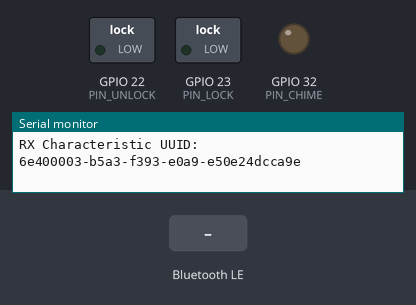
This sketch was run on a simulated ESP32. On the bench: switched loads named in the sketch (green lamp = pin HIGH), output pins drawn as LEDs (lit = HIGH), the last lines printed to the serial monitor. The test bench sets the inputs (shaded band). Nothing arrives over Bluetooth unless stated; a phone connects over Bluetooth LE 3 s after start.

Above: at 2.7 s.
2.8 s: Bluetooth LE write "CMD=LOCK" received
At 3.8 s:
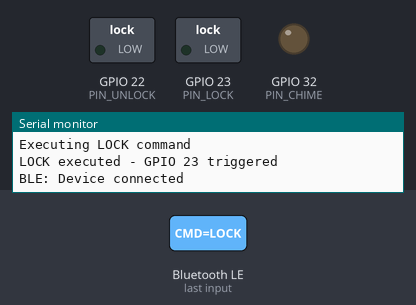
4.3 s: Bluetooth LE write "LOCK" received
At 5.0 s:
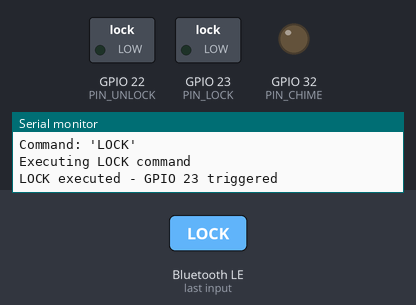
Timing chart, 0 to 7.3 s (numbered marks = the images above; inputs shaded):
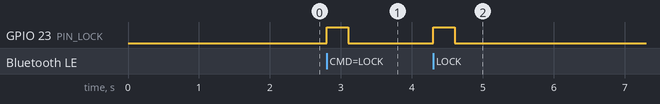

The sketch:

esp32_code.ino
```cpp
#include <BLEServer.h>
#include <BLE2902.h>

// UUID usluge i UUID vrijednosti karakteristika (isti kao i u mobilnoj aplikaciji)
#define SERVICE_UUID        "6e400001-b5a3-f393-e0a9-e50e24dcca9e"
#define CHARACTERISTIC_TX_UUID "6e400002-b5a3-f393-e0a9-e50e24dcca9e"
#define CHARACTERISTIC_RX_UUID "6e400003-b5a3-f393-e0a9-e50e24dcca9e"

// GPIO nožice
#define PIN_LOCK    23 // zelena žica
#define PIN_UNLOCK  22 // smeđa žica
#define PIN_CHIME   32 // bijela žica

BLECharacteristic *pCharacteristicTX;
BLECharacteristic *pCharacteristicRX;
bool deviceConnected = false;

class MyServerCallbacks: public BLEServerCallbacks {
    void onConnect(BLEServer* pServer) {
      deviceConnected = true;
      Serial.println("BLE: Device connected");
    }

    void onDisconnect(BLEServer* pServer) {
      deviceConnected = false;
      Serial.println("BLE: Device disconnected");

      pServer->startAdvertising();
      Serial.println("BLE: Advertising restarted");
    }
};

class MyCallbacks: public BLECharacteristicCallbacks {
    void onWrite(BLECharacteristic *pCharacteristic) {
      String value = pCharacteristic->getValue();

      if (value.length() > 0) {
        Serial.print("BLE RX: ");
        Serial.println(value);

        // Uklanjanje bjelina
        value.trim();

        Serial.print("Command: '");
        Serial.print(value);
        Serial.println("'");

        // Upravljanje naredbama
        if (value == "HELLO") {
          Serial.println("HELLO received - connection working!");
        }
        else if (value == "CMD=LOCK" || value == "LOCK") {
          Serial.println("Executing LOCK command");
          digitalWrite(PIN_LOCK, HIGH);
          delay(300);
          digitalWrite(PIN_LOCK, LOW);
          Serial.println("LOCK executed - GPIO 23 triggered");
        }
        else if (value == "CMD=UNLOCK" || value == "UNLOCK") {
          Serial.println("Executing UNLOCK command");
          digitalWrite(PIN_UNLOCK, HIGH);
          delay(300);
          digitalWrite(PIN_UNLOCK, LOW);
          Serial.println("UNLOCK executed - GPIO 22 triggered");
        }
        else if (value == "CMD=CHIME" || value == "CHIME") {
          Serial.println("Executing CHIME command");
          digitalWrite(PIN_CHIME, HIGH);
          delay(333);
          digitalWrite(PIN_CHIME, LOW);
          Serial.println("CHIME executed - GPIO 32 triggered for 333ms");
        }
        else if (value == "MODE=PARK") {
          Serial.println("Mode set to PARK");
        }
        else if (value == "MODE=DRIVE") {
          Serial.println("Mode set to DRIVE");
        }
        else if (value.startsWith("SET=AUTOLOCK")) {
          // Parsiranje brzine za automatsko zaključavanje
          int speedIndex = value.indexOf("SPD=");
          if (speedIndex != -1) {
            String speedStr = value.substring(speedIndex + 4);
            int speedValue = speedStr.toInt();
            Serial.print("Auto-lock speed set to: ");
            Serial.println(speedValue);
          }
        }
        else if (value.startsWith("SET=CHIME")) {
          // Parsiranje brzine za aktivaciju zvonca
          int speedIndex = value.indexOf("SPD=");
          if (speedIndex != -1) {
            String speedStr = value.substring(speedIndex + 4);
            int speedValue = speedStr.toInt();
            Serial.print("Chime speed set to: ");
            Serial.println(speedValue);
          }
        }
        else {
          Serial.print("Unknown command: ");
          Serial.println(value);
        }
      }
    }
};

void setup() {
  Serial.begin(115200);
  Serial.println("ESP32 BLE Car Controller Starting...");

  // Postavljanje GPIO nožica
  pinMode(PIN_LOCK, OUTPUT);
  pinMode(PIN_UNLOCK, OUTPUT);
  pinMode(PIN_CHIME, OUTPUT);

  // Inicijalizacija nožica u nisko stanje
  digitalWrite(PIN_LOCK, LOW);
  digitalWrite(PIN_UNLOCK, LOW);
  digitalWrite(PIN_CHIME, LOW);

  // Stvaranje BLE uređaja
  BLEDevice::init("ESP32-CarKey");

  // Stvaranje BLE poslužitelja
  BLEServer *pServer = BLEDevice::createServer();
  pServer->setCallbacks(new MyServerCallbacks());

  // Stvaranje BLE usluge
  BLEService *pService = pServer->createService(SERVICE_UUID);

  // Stvaranje TX karakteristike
  pCharacteristicTX = pService->createCharacteristic(
                      CHARACTERISTIC_TX_UUID,
                      BLECharacteristic::PROPERTY_NOTIFY
                    );
  pCharacteristicTX->addDescriptor(new BLE2902());

  // Stvaranje RX karakteristike
  pCharacteristicRX = pService->createCharacteristic(
                      CHARACTERISTIC_RX_UUID,
                      BLECharacteristic::PROPERTY_WRITE
                    );
  pCharacteristicRX->setCallbacks(new MyCallbacks());

  // Pokretanje usluge
  pService->start();

  // Pokretanje emitiranja
  BLEAdvertising *pAdvertising = BLEDevice::getAdvertising();
  pAdvertising->addServiceUUID(SERVICE_UUID);
  pAdvertising->setScanResponse(true);
  pAdvertising->setMinPreferred(0x06);
  pAdvertising->setMinPreferred(0x12);

  BLEDevice::startAdvertising();
  Serial.println("BLE: Advertising started. Waiting for connection...");
  Serial.println("Device name: ESP32-CarKey");
  Serial.print("Service UUID: ");
  Serial.println(SERVICE_UUID);
  Serial.print("RX Characteristic UUID: ");
  Serial.println(CHARACTERISTIC_RX_UUID);
}

void loop() {
  // Nepotrebno, sve je obrađeno unutar povratnih poziva BLE
  delay(1000);
}
```

Measured:
- after the input at 2.8 s, GPIO 23 (PIN_LOCK): LOW → HIGH at once, → LOW 0.30 s later
- after the input at 4.3 s, GPIO 23 (PIN_LOCK): LOW → HIGH at once, → LOW 0.30 s later
